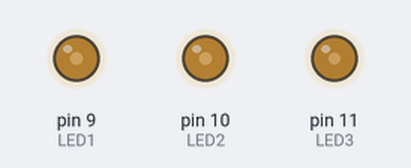
The sketch below on a simulated Arduino Uno, built with avr-gcc and run on an emulated ATmega328P. On the bench: output pins drawn as LEDs (lit = HIGH).

Above: at 39.94 s.
Timing chart, 0 to 40.0 s (numbered marks = the images above):
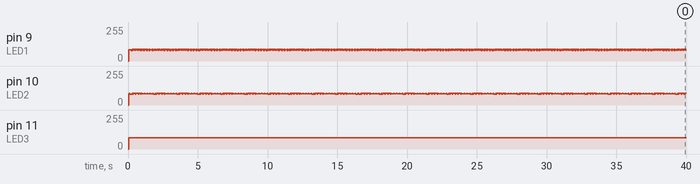

Measured:
- by itself, pin 11 (LED3): 0/255 → 86/255 at 0.05 s

The sketch:

SerialAndParallelLED.ino
```cpp
#define LED1 9
#define LED2 10
#define LED3 11

void setup() {
  // put your setup code here, to run once:
  pinMode(LED1 , OUTPUT);
  pinMode(LED2 , OUTPUT);
  pinMode(LED3 , OUTPUT);
}

void loop() {
  serial();
  parallel();
}

//Copy these functions into Sensor Code if Necessary

void serial(){
  digitalWrite(LED1, HIGH);
  digitalWrite(LED2, LOW);
  digitalWrite(LED3, LOW);
  delayMicroseconds(1000);

  digitalWrite(LED1, LOW);
  digitalWrite(LED2, HIGH);
  digitalWrite(LED3, LOW);
  delayMicroseconds(1000);

  digitalWrite(LED1, LOW);
  digitalWrite(LED2, LOW);
  digitalWrite(LED3, HIGH);
  delayMicroseconds(1000);

  digitalWrite(LED1, LOW);
  digitalWrite(LED2, LOW);
  digitalWrite(LED3, LOW);
  delayMicroseconds(1000);
}

void parallel(){
  delayMicroseconds(1000);
  digitalWrite(LED1, HIGH);
  digitalWrite(LED2, HIGH);
  digitalWrite(LED3, HIGH);
  delayMicroseconds(1000);
}
```
